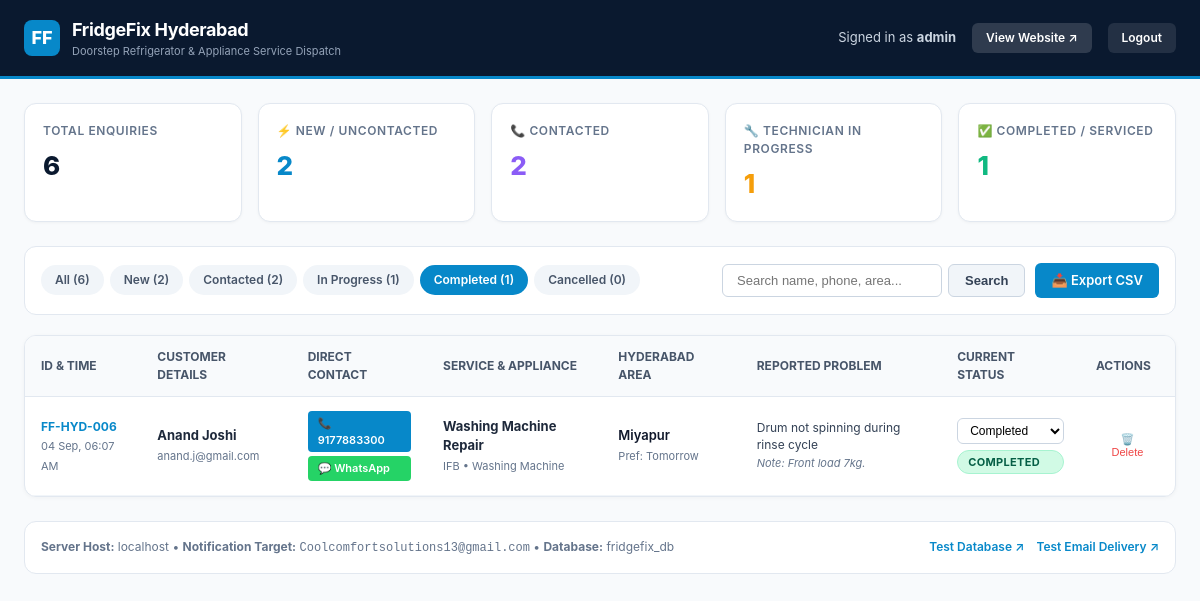
/admin/index.php?status=Completed (signed in), run on the app's committed database.
### tables this page shows
CREATE TABLE IF NOT EXISTS `leads` (
  `id` varchar(64) NOT NULL,
  `name` varchar(150) NOT NULL,
  `phone` varchar(30) NOT NULL,
  `email` varchar(150) DEFAULT NULL,
  `service` varchar(150) NOT NULL,
  `appliance` varchar(100) DEFAULT 'Refrigerator',
  `brand` varchar(100) DEFAULT NULL,
  `problem` text DEFAULT NULL,
  `location` varchar(150) NOT NULL,
  `preferred_date` varchar(100) DEFAULT NULL,
  `message` text DEFAULT NULL,
  `source_page` varchar(255) DEFAULT '/',
  `ip_address` varchar(64) DEFAULT NULL,
  `user_agent` text DEFAULT NULL,
  `status` enum('New','Contacted','In Progress','Completed','Cancelled') NOT NULL DEFAULT 'New',
  `notes` text DEFAULT NULL,
  `created_at` datetime NOT NULL DEFAULT CURRENT_TIMESTAMP,
  `updated_at` datetime NOT NULL DEFAULT CURRENT_TIMESTAMP ON UPDATE CURRENT_TIMESTAMP,
  PRIMARY KEY (`id`),
  KEY `idx_leads_status` (`status`),
  KEY `idx_leads_created_at` (`created_at`),
  KEY `idx_leads_phone` (`phone`),
  KEY `idx_leads_location` (`location`)
);

### admin/index.php (the view, shortened to what this page needs)
<?php
$pdo = null;
try {
    $pdo = get_db_connection();
} catch (Exception $e) {
    $error = 'Database Connection Error: ' . $e->getMessage() . '. Please verify api/config.php or import database/database.sql.';
}
$statusFilter = trim($_GET['status'] ?? 'All');
$searchQuery = trim($_GET['search'] ?? '');
$stats = [
    'total'       => 0,
    'new'         => 0,
    'contacted'   => 0,
    'in_progress' => 0,
    'completed'   => 0,
    'cancelled'   => 0,
];
$leads = [];
if ($pdo) {
    try {
        $statsStmt = $pdo->query('
            SELECT
                COUNT(*) as total,
                SUM(CASE WHEN status = "New" THEN 1 ELSE 0 END) as count_new,
                SUM(CASE WHEN status = "Contacted" THEN 1 ELSE 0 END) as count_contacted,
                SUM(CASE WHEN status = "In Progress" THEN 1 ELSE 0 END) as count_in_progress,
                SUM(CASE WHEN status = "Completed" THEN 1 ELSE 0 END) as count_completed,
                SUM(CASE WHEN status = "Cancelled" THEN 1 ELSE 0 END) as count_cancelled
            FROM leads
        ');
        $statsRow = $statsStmt->fetch();
        if ($statsRow) {
            $stats['total']       = (int)($statsRow['total'] ?? 0);
            $stats['new']         = (int)($statsRow['count_new'] ?? 0);
            $stats['contacted']   = (int)($statsRow['count_contacted'] ?? 0);
            $stats['in_progress'] = (int)($statsRow['count_in_progress'] ?? 0);
            $stats['completed']   = (int)($statsRow['count_completed'] ?? 0);
            $stats['cancelled']   = (int)($statsRow['count_cancelled'] ?? 0);
        }
        $sql = 'SELECT * FROM leads WHERE 1=1';
        $params = [];
        if ($statusFilter !== 'All') {
            $sql .= ' AND status = :status';
            $params[':status'] = $statusFilter;
        }
        $sql .= ' ORDER BY created_at DESC LIMIT 200';
        $leadsStmt = $pdo->prepare($sql);
        $leadsStmt->execute($params);
        $leads = $leadsStmt->fetchAll();
    } catch (Exception $ex) {
        $error = 'Query Error: ' . $ex->getMessage();
    }
}
?>
<!DOCTYPE html>
<html lang="en">
<head>
    <link rel="stylesheet" href="style.css">
</head>
<body>
    <header class="admin-header">
        <div class="brand">
            <div class="brand-logo">FF</div>
            <div>
                <h1>FridgeFix Hyderabad</h1>
                <p>Doorstep Refrigerator & Appliance Service Dispatch</p>
            </div>
        </div>
        <div class="header-actions">
            <span class="user-badge">Signed in as <strong><?= htmlspecialchars($_SESSION['admin_username']) ?></strong></span>
            <a href="/" target="_blank" class="btn-logout" style="background: rgba(255,255,255,0.15);" title="Open Live Website">View Website ↗</a>
            <a href="logout.php" class="btn-logout">Logout</a>
        </div>
    </header>
    <div class="admin-container">
        <div class="stats-grid">
            <div class="stat-card">
                <div class="stat-title">Total Enquiries</div>
                <div class="stat-value"><?= $stats['total'] ?></div>
            </div>
            <div class="stat-card new">
                <div class="stat-title">⚡ New / Uncontacted</div>
                <div class="stat-value"><?= $stats['new'] ?></div>
            </div>
            <div class="stat-card contacted">
                <div class="stat-title">📞 Contacted</div>
                <div class="stat-value"><?= $stats['contacted'] ?></div>
            </div>
            <div class="stat-card in-progress">
                <div class="stat-title">🔧 Technician In Progress</div>
                <div class="stat-value"><?= $stats['in_progress'] ?></div>
            </div>
            <div class="stat-card completed">
                <div class="stat-title">✅ Completed / Serviced</div>
                <div class="stat-value"><?= $stats['completed'] ?></div>
            </div>
        </div>
        <div class="controls-bar">
            <div class="filter-tabs">
                <a href="index.php?status=All<?= !empty($searchQuery) ? '&search=' . urlencode($searchQuery) : '' ?>"
                   class="filter-tab <?= $statusFilter === 'All' ? 'active' : '' ?>">
                   All (<?= $stats['total'] ?>)
                </a>
                <a href="index.php?status=New<?= !empty($searchQuery) ? '&search=' . urlencode($searchQuery) : '' ?>"
                   class="filter-tab <?= $statusFilter === 'New' ? 'active' : '' ?>">
                   New (<?= $stats['new'] ?>)
                </a>
                <a href="index.php?status=Contacted<?= !empty($searchQuery) ? '&search=' . urlencode($searchQuery) : '' ?>"
                   class="filter-tab <?= $statusFilter === 'Contacted' ? 'active' : '' ?>">
                   Contacted (<?= $stats['contacted'] ?>)
                </a>
                <a href="index.php?status=In Progress<?= !empty($searchQuery) ? '&search=' . urlencode($searchQuery) : '' ?>"
                   class="filter-tab <?= $statusFilter === 'In Progress' ? 'active' : '' ?>">
                   In Progress (<?= $stats['in_progress'] ?>)
                </a>
                <a href="index.php?status=Completed<?= !empty($searchQuery) ? '&search=' . urlencode($searchQuery) : '' ?>"
                   class="filter-tab <?= $statusFilter === 'Completed' ? 'active' : '' ?>">
                   Completed (<?= $stats['completed'] ?>)
                </a>
                <a href="index.php?status=Cancelled<?= !empty($searchQuery) ? '&search=' . urlencode($searchQuery) : '' ?>"
                   class="filter-tab <?= $statusFilter === 'Cancelled' ? 'active' : '' ?>">
                   Cancelled (<?= $stats['cancelled'] ?>)
                </a>
            </div>
            <div class="search-export">
                <form method="GET" action="index.php" style="display:flex; gap:6px;">
                    <input type="text" name="search" class="search-input" placeholder="Search name, phone, area..." value="<?= htmlspecialchars($searchQuery) ?>">
                    <button type="submit" class="btn-action btn-secondary">Search</button>
                </form>
                <a href="export-csv.php?status=<?= urlencode($statusFilter) ?>&search=<?= urlencode($searchQuery) ?>" class="btn-action">
                    📥 Export CSV
                </a>
            </div>
        </div>
        <div class="table-card">
            <?php if (empty($leads)): ?>
                <div class="empty-state">
                    <h3>No customer leads found</h3>
                    <p style="margin-top: 6px;">
                        <?= !empty($searchQuery) ? 'No leads matched your search "' . htmlspecialchars($searchQuery) . '".' : 'No enquiries received for the selected filter.' ?>
                    </p>
                </div>
            <?php else: ?>
                <div class="table-responsive">
                    <table class="leads-table">
                        <thead>
                            <tr>
                                <th>ID & Time</th>
                                <th>Customer Details</th>
                                <th>Direct Contact</th>
                                <th>Service & Appliance</th>
                                <th>Hyderabad Area</th>
                                <th>Reported Problem</th>
                                <th>Current Status</th>
                                <th>Actions</th>
                            </tr>
                        </thead>
                        <tbody>
                            <?php foreach ($leads as $lead): ?>
                                <?php
                                $cleanPhone = preg_replace('/[^0-9]/', '', $lead['phone'] ?? '');
                                $createdTime = !empty($lead['created_at']) ? date('d M, h:i A', strtotime($lead['created_at'])) : 'N/A';
                                $badgeClass = 'badge-' . str_replace(' ', '', $lead['status'] ?? 'New');
                                ?>
                                <tr>
                                    <td>
                                        <strong style="color:#0788C9; font-size:12px;"><?= htmlspecialchars($lead['id']) ?></strong><br>
                                        <span style="color:#64748b; font-size:11px;"><?= $createdTime ?></span>
                                    </td>
                                    <td>
                                        <strong><?= htmlspecialchars($lead['name']) ?></strong><br>
                                        <?php if (!empty($lead['email'])): ?>
                                            <span style="font-size:11px; color:#64748b;"><?= htmlspecialchars($lead['email']) ?></span>
                                        <?php endif; ?>
                                    </td>
                                    <td>
                                        <div style="display:flex; flex-direction:column; gap:4px;">
                                            <a href="tel:<?= $cleanPhone ?>" class="btn-call" title="Call Customer">
                                                📞 <?= htmlspecialchars($lead['phone']) ?>
                                            </a>
                                            <a href="https://wa.me/91<?= $cleanPhone ?>?text=Hello%20<?= urlencode($lead['name']) ?>%2C%20this%20is%20FridgeFix%20Hyderabad%20regarding%20your%20service%20booking%20(<?= urlencode($lead['id']) ?>)."
                                               target="_blank" class="btn-wa" title="Open WhatsApp Chat">
                                                💬 WhatsApp
                                            </a>
                                        </div>
                                    </td>
                                    <td>
                                        <strong><?= htmlspecialchars($lead['service']) ?></strong><br>
                                        <span style="font-size:11px; color:#64748b;">
                                            <?= htmlspecialchars($lead['brand'] ?? 'Any Brand') ?> • <?= htmlspecialchars($lead['appliance'] ?? 'Refrigerator') ?>
                                        </span>
                                    </td>
                                    <td>
                                        <span style="color:#0f172a; font-weight:600;"><?= htmlspecialchars($lead['location']) ?></span><br>
                                        <?php if (!empty($lead['preferred_date'])): ?>
                                            <span style="font-size:11px; color:#64748b;">Pref: <?= htmlspecialchars($lead['preferred_date']) ?></span>
                                        <?php endif; ?>
                                    </td>
                                    <td style="max-width:220px;">
                                        <div style="font-size:12px; color:#334155; line-height:1.4;">
                                            <?= htmlspecialchars($lead['problem'] ?? 'General Inspection') ?>
                                        </div>
                                        <?php if (!empty($lead['message'])): ?>
                                            <div style="font-size:11px; color:#64748b; margin-top:2px; font-style:italic;">
                                                Note: <?= htmlspecialchars($lead['message']) ?>
                                            </div>
                                        <?php endif; ?>
                                    </td>
                                    <td>
                                        <form method="POST" action="index.php" style="display:flex; flex-direction:column; gap:6px;">
                                            <select name="status" class="status-select" onchange="this.form.submit()">
                                                <option value="Completed" <?= $lead['status'] === 'Completed' ? 'selected' : '' ?>>Completed</option>
                                            </select>
                                            <span class="badge <?= $badgeClass ?>"><?= htmlspecialchars($lead['status']) ?></span>
                                        </form>
                                    </td>
                                    <td>
                                        <form method="POST" action="index.php" onsubmit="return confirm('Are you sure you want to permanently delete lead <?= htmlspecialchars($lead['id']) ?>?');">
                                            <button type="submit" style="background:none; border:none; color:#ef4444; font-size:11px; cursor:pointer; padding:4px 8px; border-radius:4px;" title="Delete Lead">
                                                🗑️ Delete
                                            </button>
                                        </form>
                                    </td>
                                </tr>
                            <?php endforeach; ?>
                        </tbody>
                    </table>
                </div>
            <?php endif; ?>
        </div>
        <div style="margin-top:24px; padding:16px; background:#fff; border-radius:12px; border:1px solid #e2e8f0; display:flex; flex-wrap:wrap; justify-content:space-between; align-items:center; gap:12px; font-size:12px; color:#64748b;">
            <div>
                <strong>Server Host:</strong> <?= htmlspecialchars($_SERVER['HTTP_HOST'] ?? 'localhost') ?> &bull;
                <strong>Notification Target:</strong> <code><?= htmlspecialchars(LEAD_RECIPIENT_EMAIL) ?></code> &bull;
                <strong>Database:</strong> <?= htmlspecialchars(DB_NAME) ?>
            </div>
            <div style="display:flex; gap:12px;">
                <a href="/api/test-db.php" target="_blank" style="color:#0788C9; text-decoration:none; font-weight:600;">Test Database ↗</a>
                <a href="/api/test-email.php" target="_blank" style="color:#0788C9; text-decoration:none; font-weight:600;">Test Email Delivery ↗</a>
            </div>
        </div>
    </div>
</body>
</html>

### data on the page
leads: id "FF-HYD-006", created_at "04 Sep, 06:07 AM", name "Anand Joshi", email "anand.j@gmail.com", phone "9177883300", service "Washing Machine Repair", brand "IFB", appliance "Washing Machine", location "Miyapur", preferred_date "Tomorrow", problem "Drum not spinning during rinse cycle", message "Front load 7kg.", status "Completed", status "COMPLETED"

### other printed values
$_SESSION['admin_username'] "admin"
$stats['total'] "6"
$stats['new'] "2"
$stats['contacted'] "2"
$stats['in_progress'] "1"
$stats['completed'] "1"
$stats['cancelled'] "0"
$_SERVER['HTTP_HOST'] "localhost"
LEAD_RECIPIENT_EMAIL "Coolcomfortsolutions13@gmail.com"
DB_NAME "fridgefix_db"
